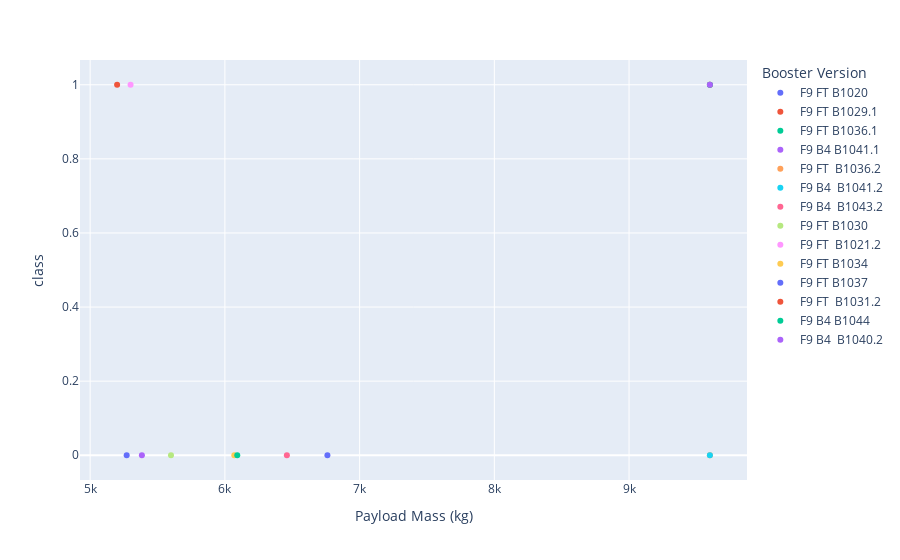

Notebook code cell kept with this figure:
### Markdown cell above
Next, let's try to enhance the map by adding the launch outcomes for each site, and see which sites have high success rates.
Recall that data frame spacex_df has detailed launch records, and the `class` column indicates if this launch was successful or not

### Code cell
#spacex_df.tail(10)

a = spacex_df.groupby(['Launch Site'], as_index=False).count()
a = a[['Launch Site', 'class']]
b = spacex_df.groupby(['Launch Site'], as_index=False).sum()
b = b[['Launch Site', 'class']]
c = a[['class']] - b[['class']]
d = a[['Launch Site']]
d['Success'] = b[['class']]
d['Unsuccess'] = c[['class']]
d



spacex_df = spacex_df[spacex_df['Payload Mass (kg)'] >= 5000]

fig = px.scatter(spacex_df, x="Payload Mass (kg)", y="class", color="Booster Version")
fig.show()



spacex_df

### Figure 1 — Plotly figure (JSON) as saved in the notebook; plotly's stock layout.template omitted (floating-point values rounded to 4 significant figures)
{"data": [{"hovertemplate": "Booster Version=F9 FT B1020<br>Payload Mass (kg)=%{x}<br>class=%{y}<extra></extra>", "legendgroup": "F9 FT B1020", "marker": {"color": "#636efa", "symbol": "circle"}, "mode": "markers", "name": "F9 FT B1020", "orientation": "v", "showlegend": true, "type": "scatter", "x": [5271], "xaxis": "x", "y": [0], "yaxis": "y"}, {"hovertemplate": "Booster Version=F9 FT B1029.1<br>Payload Mass (kg)=%{x}<br>class=%{y}<extra></extra>", "legendgroup": "F9 FT B1029.1", "marker": {"color": "#EF553B", "symbol": "circle"}, "mode": "markers", "name": "F9 FT B1029.1", "orientation": "v", "showlegend": true, "type": "scatter", "x": [9600], "xaxis": "x", "y": [1], "yaxis": "y"}, {"hovertemplate": "Booster Version=F9 FT B1036.1<br>Payload Mass (kg)=%{x}<br>class=%{y}<extra></extra>", "legendgroup": "F9 FT B1036.1", "marker": {"color": "#00cc96", "symbol": "circle"}, "mode": "markers", "name": "F9 FT B1036.1", "orientation": "v", "showlegend": true, "type": "scatter", "x": [9600], "xaxis": "x", "y": [1], "yaxis": "y"}, {"hovertemplate": "Booster Version=F9 B4 B1041.1<br>Payload Mass (kg)=%{x}<br>class=%{y}<extra></extra>", "legendgroup": "F9 B4 B1041.1", "marker": {"color": "#ab63fa", "symbol": "circle"}, "mode": "markers", "name": "F9 B4 B1041.1", "orientation": "v", "showlegend": true, "type": "scatter", "x": [9600], "xaxis": "x", "y": [1], "yaxis": "y"}, {"hovertemplate": "Booster Version=F9 FT  B1036.2<br>Payload Mass (kg)=%{x}<br>class=%{y}<extra></extra>", "legendgroup": "F9 FT  B1036.2", "marker": {"color": "#FFA15A", "symbol": "circle"}, "mode": "markers", "name": "F9 FT  B1036.2", "orientation": "v", "showlegend": true, "type": "scatter", "x": [9600], "xaxis": "x", "y": [0], "yaxis": "y"}, {"hovertemplate": "Booster Version=F9 B4  B1041.2<br>Payload Mass (kg)=%{x}<br>class=%{y}<extra></extra>", "legendgroup": "F9 B4  B1041.2", "marker": {"color": "#19d3f3", "symbol": "circle"}, "mode": "markers", "name": "F9 B4  B1041.2", "orientation": "v", "showlegend": true, "type": "scatter", "x": [9600], "xaxis": "x", "y": [0], "yaxis": "y"}, {"hovertemplate": "Booster Version=F9 B4  B1043.2<br>Payload Mass (kg)=%{x}<br>class=%{y}<extra></extra>", "legendgroup": "F9 B4  B1043.2", "marker": {"color": "#FF6692", "symbol": "circle"}, "mode": "markers", "name": "F9 B4  B1043.2", "orientation": "v", "showlegend": true, "type": "scatter", "x": [6460], "xaxis": "x", "y": [0], "yaxis": "y"}, {"hovertemplate": "Booster Version=F9 FT B1030<br>Payload Mass (kg)=%{x}<br>class=%{y}<extra></extra>", "legendgroup": "F9 FT B1030", "marker": {"color": "#B6E880", "symbol": "circle"}, "mode": "markers", "name": "F9 FT B1030", "orientation": "v", "showlegend": true, "type": "scatter", "x": [5600], "xaxis": "x", "y": [0], "yaxis": "y"}, {"hovertemplate": "Booster Version=F9 FT  B1021.2<br>Payload Mass (kg)=%{x}<br>class=%{y}<extra></extra>", "legendgroup": "F9 FT  B1021.2", "marker": {"color": "#FF97FF", "symbol": "circle"}, "mode": "markers", "name": "F9 FT  B1021.2", "orientation": "v", "showlegend": true, "type": "scatter", "x": [5300], "xaxis": "x", "y": [1], "yaxis": "y"}, {"hovertemplate": "Booster Version=F9 FT B1034<br>Payload Mass (kg)=%{x}<br>class=%{y}<extra></extra>", "legendgroup": "F9 FT B1034", "marker": {"color": "#FECB52", "symbol": "circle"}, "mode": "markers", "name": "F9 FT B1034", "orientation": "v", "showlegend": true, "type": "scatter", "x": [6070], "xaxis": "x", "y": [0], "yaxis": "y"}, {"hovertemplate": "Booster Version=F9 FT B1037<br>Payload Mass (kg)=%{x}<br>class=%{y}<extra></extra>", "legendgroup": "F9 FT B1037", "marker": {"color": "#636efa", "symbol": "circle"}, "mode": "markers", "name": "F9 FT B1037", "orientation": "v", "showlegend": true, "type": "scatter", "x": [6761], "xaxis": "x", "y": [0], "yaxis": "y"}, {"hovertemplate": "Booster Version=F9 FT  B1031.2<br>Payload Mass (kg)=%{x}<br>class=%{y}<extra></extra>", "legendgroup": "F9 FT  B1031.2", "marker": {"color": "#EF553B", "symbol": "circle"}, "mode": "markers", "name": "F9 FT  B1031.2", "orientation": "v", "showlegend": true, "type": "scatter", "x": [5200], "xaxis": "x", "y": [1], "yaxis": "y"}, {"hovertemplate": "Booster Version=F9 B4 B1044<br>Payload Mass (kg)=%{x}<br>class=%{y}<extra></extra>", "legendgroup": "F9 B4 B1044", "marker": {"color": "#00cc96", "symbol": "circle"}, "mode": "markers", "name": "F9 B4 B1044", "orientation": "v", "showlegend": true, "type": "scatter", "x": [6092], "xaxis": "x", "y": [0], "yaxis": "y"}, {"hovertemplate": "Booster Version=F9 B4  B1040.2<br>Payload Mass (kg)=%{x}<br>class=%{y}<extra></extra>", "legendgroup": "F9 B4  B1040.2", "marker": {"color": "#ab63fa", "symbol": "circle"}, "mode": "markers", "name": "F9 B4  B1040.2", "orientation": "v", "showlegend": true, "type": "scatter", "x": [5384], "xaxis": "x", "y": [0], "yaxis": "y"}], "layout": {"autosize": true, "legend": {"title": {"text": "Booster Version"}, "tracegroupgap": 0}, "margin": {"t": 60}, "xaxis": {"anchor": "y", "autorange": true, "domain": [0, 1], "range": [4941.0, 9859.0], "title": {"text": "Payload Mass (kg)"}, "type": "linear"}, "yaxis": {"anchor": "x", "autorange": true, "domain": [0, 1], "range": [-0.0709, 1.071], "title": {"text": "class"}, "type": "linear"}}}
